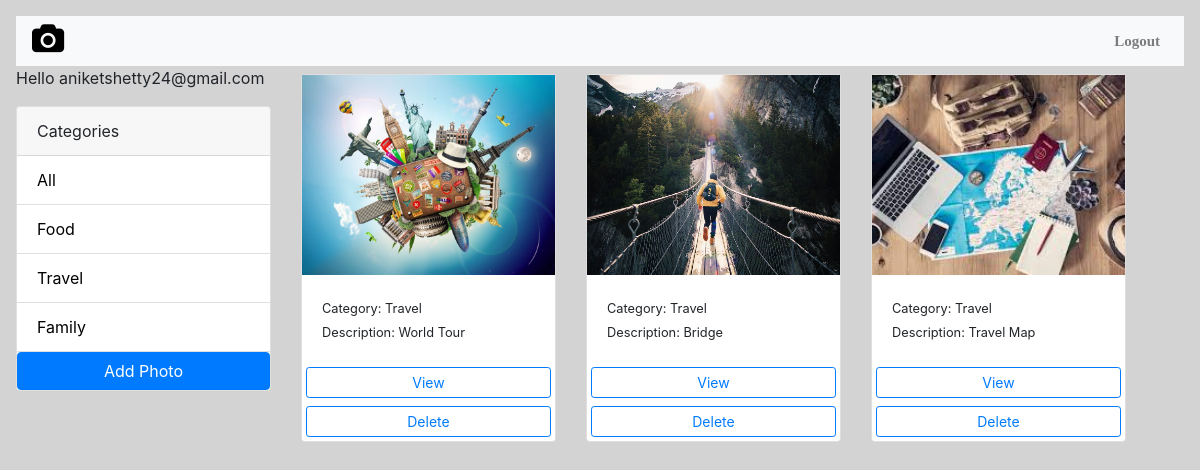
Page /gallery/?category=Travel (signed in) on the committed database.
### Photo_Album_Application/models.py (models this page shows, shortened)
class Category(models.Model):
    class Meta:
        verbose_name = 'Category'
        verbose_name_plural = 'Categories'
    user = models.ForeignKey(
        User, on_delete=models.SET_NULL, null=True, blank=True)
    name = models.CharField(max_length=100, null=False, blank=False)

class Photo(models.Model):
    class Meta:
        verbose_name = 'Photo'
        verbose_name_plural = 'Photos'
    category = models.ForeignKey(
        Category, on_delete=models.SET_NULL, null=True, blank=True)
    image = models.ImageField(null=False, blank=False)
    description = models.TextField()

### Photo_Album_Application/views.py (the view)
# urls.py: path('gallery/', views.gallery, name='gallery'),
def gallery(request):
    user = request.user
    print(user, " gallery")
    category = request.GET.get('category')
    if category == None:
        photos = Photo.objects.filter(category__user=user)
    else:
        photos = Photo.objects.filter(
            category__name=category, category__user=user)
    categories = Category.objects.filter(user=user)
    context = {'categories': categories, 'photos': photos}
    return render(request, 'gallery.html', context)

### Photo_Album_Application/templates/gallery.html (shortened to what this page needs)
<!DOCTYPE html>
<html lang="en">
<head>
    <link href="https://stackpath.bootstrapcdn.com/bootstrap/4.5.2/css/bootstrap.min.css" rel="stylesheet">
    <link rel="stylesheet" href="https://cdnjs.cloudflare.com/ajax/libs/font-awesome/4.7.0/css/font-awesome.min.css">
    <link href="https://stackpath.bootstrapcdn.com/bootstrap/4.5.2/css/bootstrap.min.css" rel="stylesheet">
    <link rel="stylesheet" href="https://cdnjs.cloudflare.com/ajax/libs/font-awesome/4.7.0/css/font-awesome.min.css">
    {% load static %}
</head>
<body>
    <nav class="navbar navbar-expand-lg navbar-light bg-light">
        <a class="navbar-brand" href=""><i class="fa fa-camera" style="font-size:30px;color:black"></i></a>
        <div class="collapse navbar-collapse" id="navbarNav">
            <ul class="navbar-nav ml-auto">
                <li class="nav-item active">
                <li class="nav-item">
                    <a class="nav-link" href="{% url 'home'%}"><b>Logout</b></a>
                </li>
            </ul>
        </div>
    </nav>
    <body class="m-3">
    <div class="container">
        <div class="row">
            <div class="col-md-3">
                {% if request.user.is_authenticated %}
                <p>Hello {{request.user}}</p>
                {% endif %}
                <div class="card my-3">
                    <div class="card-header">
                        Categories
                    </div>
                    <ul class="list-group list-group-flush">
                        <li class="list-group-item">
                            <a href="{% url 'gallery' %}">All</a>
                        </li>
                        {% for category in categories %}
                        <li class=" list-group-item">
                            <a href="{% url 'gallery' %}?category={{category.name}}">
                                {{category.name}}
                            </a>
                        </li>
                        {% endfor %}
                        <a href="{% url 'add' %}" class="btn btn-primary btn-block ">Add Photo</a>
                    </ul>
                </div>
            </div>
            <div class="col-md-9">
                <div class="row">
                    {% for photo in photos %}
                    <div class="col-md-4">
                        <div class="card my-2">
                            <img class="image-thumbail" src="{{photo.image.url}}" alt="Card image cap">
                            <div class="card-body">
                                <small>Category: {{photo.category.name}}</small>
                                <br>
                                <small>Description: {{photo.description}}</small>
                            </div>
                            <a href="{% url 'photo' photo.id %}" class="btn btn-outline-primary btn-sm m-1">View</a>
                            <a class="btn btn-outline-primary btn-sm m-1" onclick ="delete_photo({{photo.id}})">Delete</a>
                        </div>
                    </div>
                    {% empty %}
                    <h3>No photos</h3>
                    {% endfor %}
                </div>
            </div>
        </div>
    </div>
</body>
<link rel='stylesheet' href='https://cdn.jsdelivr.net/npm/sweetalert2@7.12.15/dist/sweetalert2.min.css'></link>
</html>

### Photo_Album_Application/templates/gallery.html (style rules this page uses)
.image-thumbail { height: 200px; object-fit: cover; }
.list-group-item a { text-decoration: none; color: black; }
.navbar { font-family: Times, serif, Arial Black; font-size: 15px; background-color: grey; height: 60px; text-align: center; text-decoration: none; }
.navbar { font-family: Georgia, serif, Arial Black; font-size: 15px; background-color: black; height: 50px; text-align: center; text-decoration: none; }
body { background-color: lightgrey; }
.container { margin-left: -15px; }

### rows in the picture
Category: name "Food"
Category: name "Travel"
Category: name "Family"
Photo: image (picture), category.name "Travel", description "World Tour"
Photo: image (picture), category.name "Travel", description "Bridge"
Photo: image (picture), category.name "Travel", description "Travel Map"

### other values in the picture
{{ request.user }} "aniketshetty24@gmail.com"
